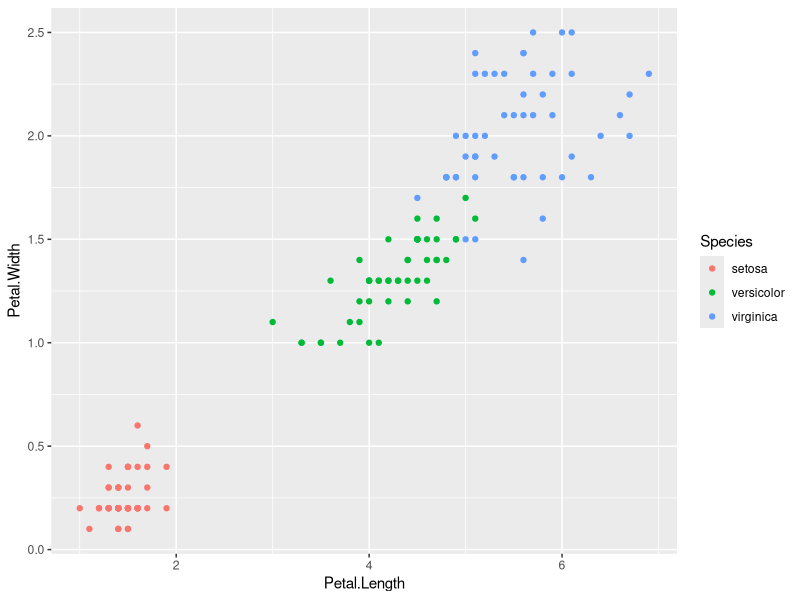
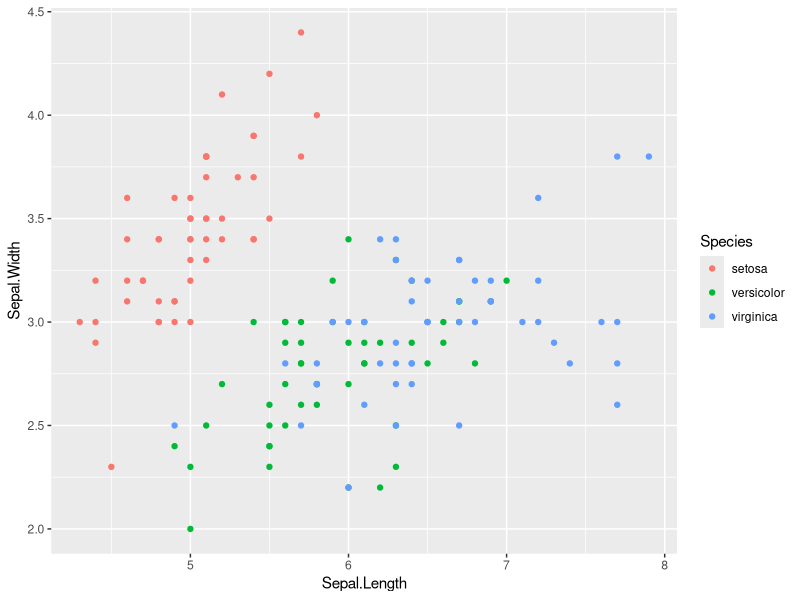
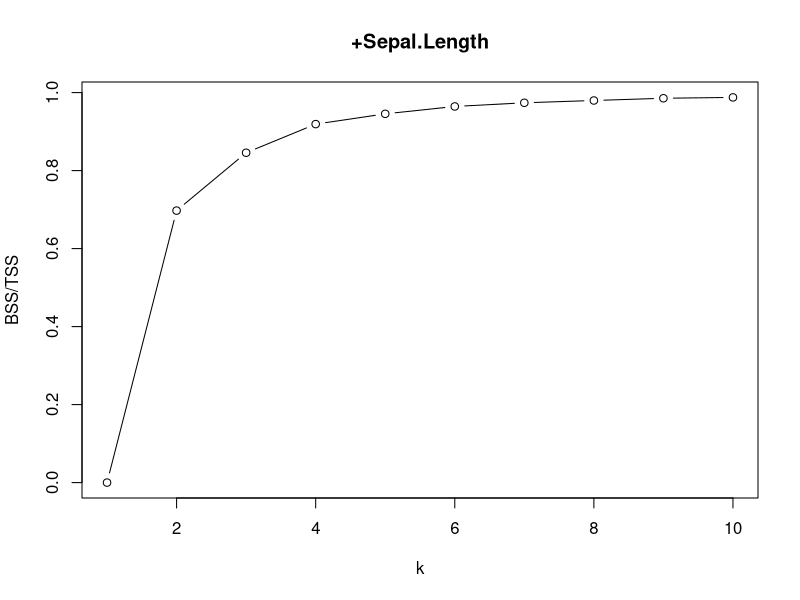
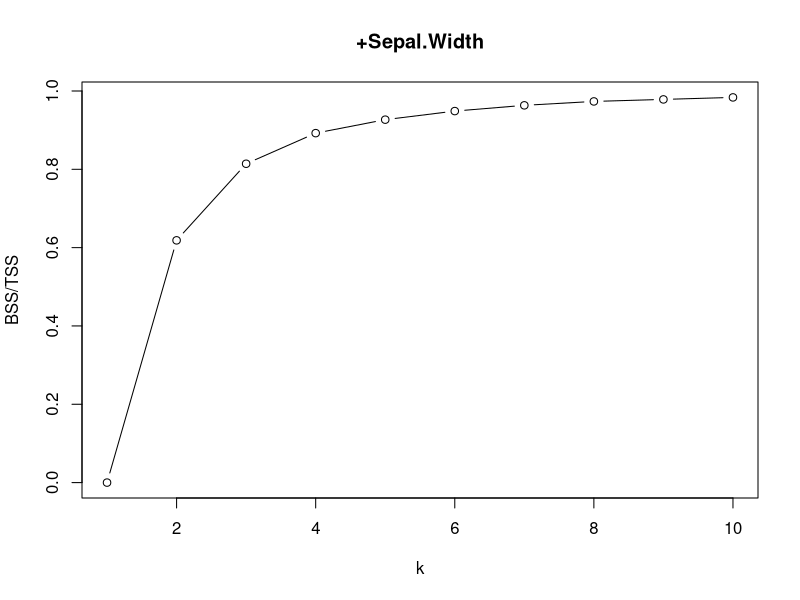
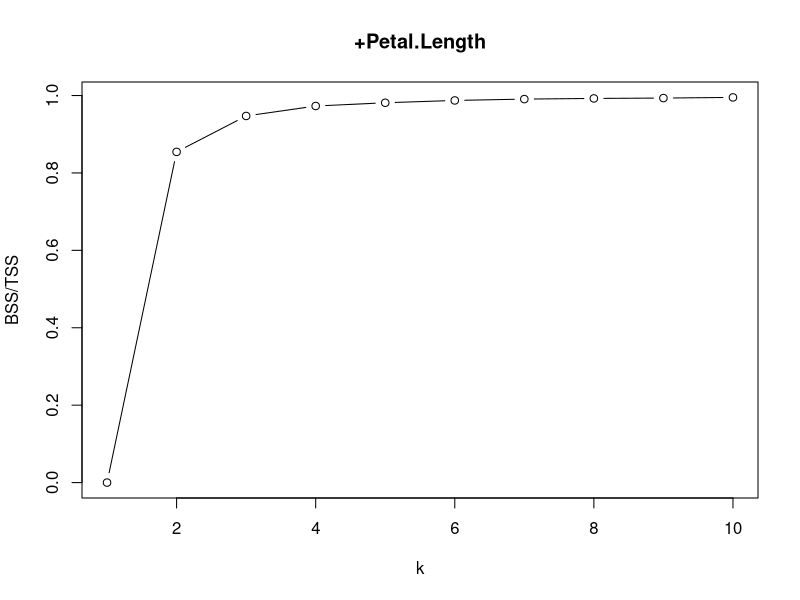
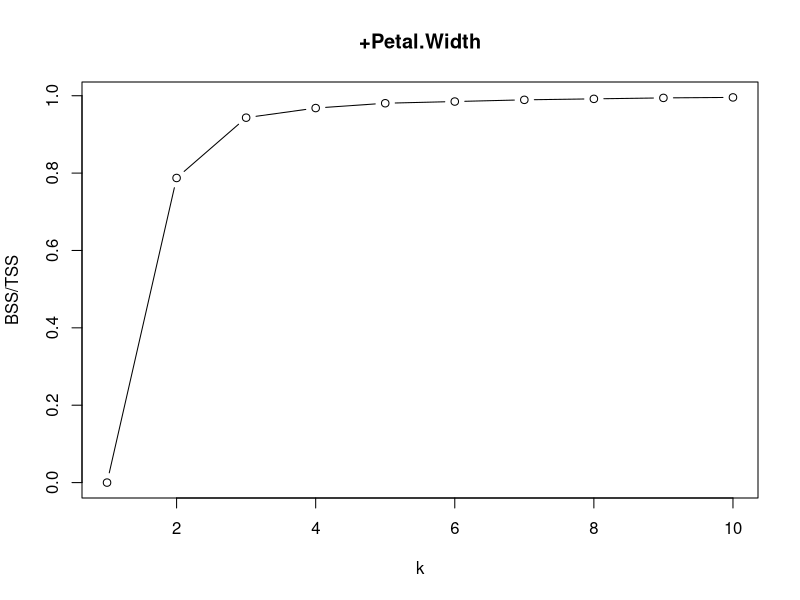
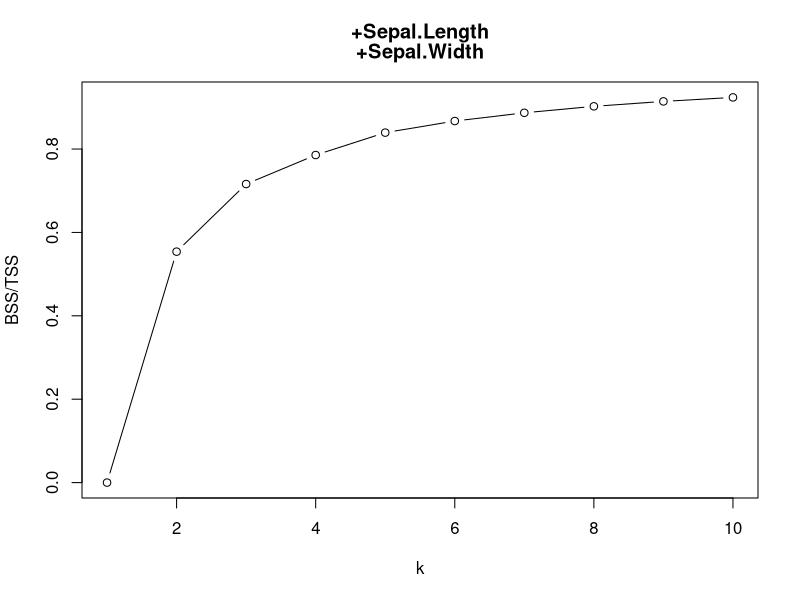
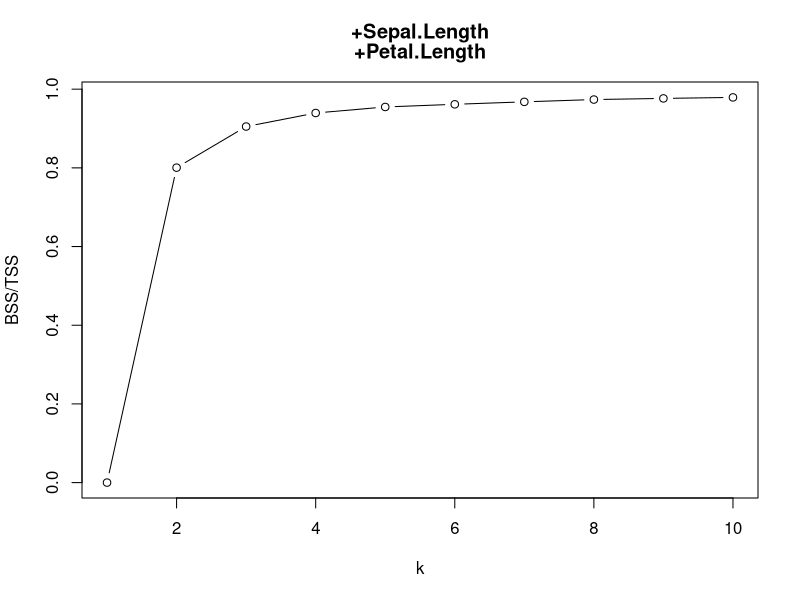

Generate these figures, in order, with R:
library(datasets)
library(ggplot2)
data <- iris
summary(data)
ggplot(data, aes(Petal.Length, Petal.Width, color = Species)) + geom_point()
ggplot(data, aes(Sepal.Length, Sepal.Width, color = Species)) + geom_point()

# Make a list of combinations of predictors
attr_comb <- list(1, 2, 3, 4, c(1,2) , c(1,3) , c(1,4) , c(2,3) , c(2,4) , c(3,4) , c(1,2,3) , c (1,2,4) , c(1,3,4) , c(2,3,4) , c(1,2,3,4))
attr_list <- colnames(data)

# Iterate through all the combinations, calculate the r-squared values for each combination
ss_explained <- numeric()
for (comb in attr_comb) {comb_ss <- numeric()
  for (k in 1:10){
    model <- kmeans(data[,comb], k, nstart = 20)
    comb_ss <- c(comb_ss , model$betweenss/model$totss)
  }
ss_explained <- rbind (ss_explained , comb_ss)
}

# Plot the k iterations for each attribute combination to find the best k
for (i in 1:nrow(ss_explained)){ 
  comb_index = attr_comb[i] 
  comb_name = ''
  for (j in comb_index){
  comb_name = paste(comb_name, attr_list[j], sep = '+')
  }
  plot(1:10, ss_explained[i,], type='b', main=comb_name, xlab='k',ylab='BSS/TSS') 
}

# Use best k of 3 and re-run through different combination of predictors
for (comb in attr_comb){
  best_model <- kmeans(data[,comb] , center=3, nstart = 20) 
  print (comb)
  print(table(data$Species , best_model$cluster))
}
